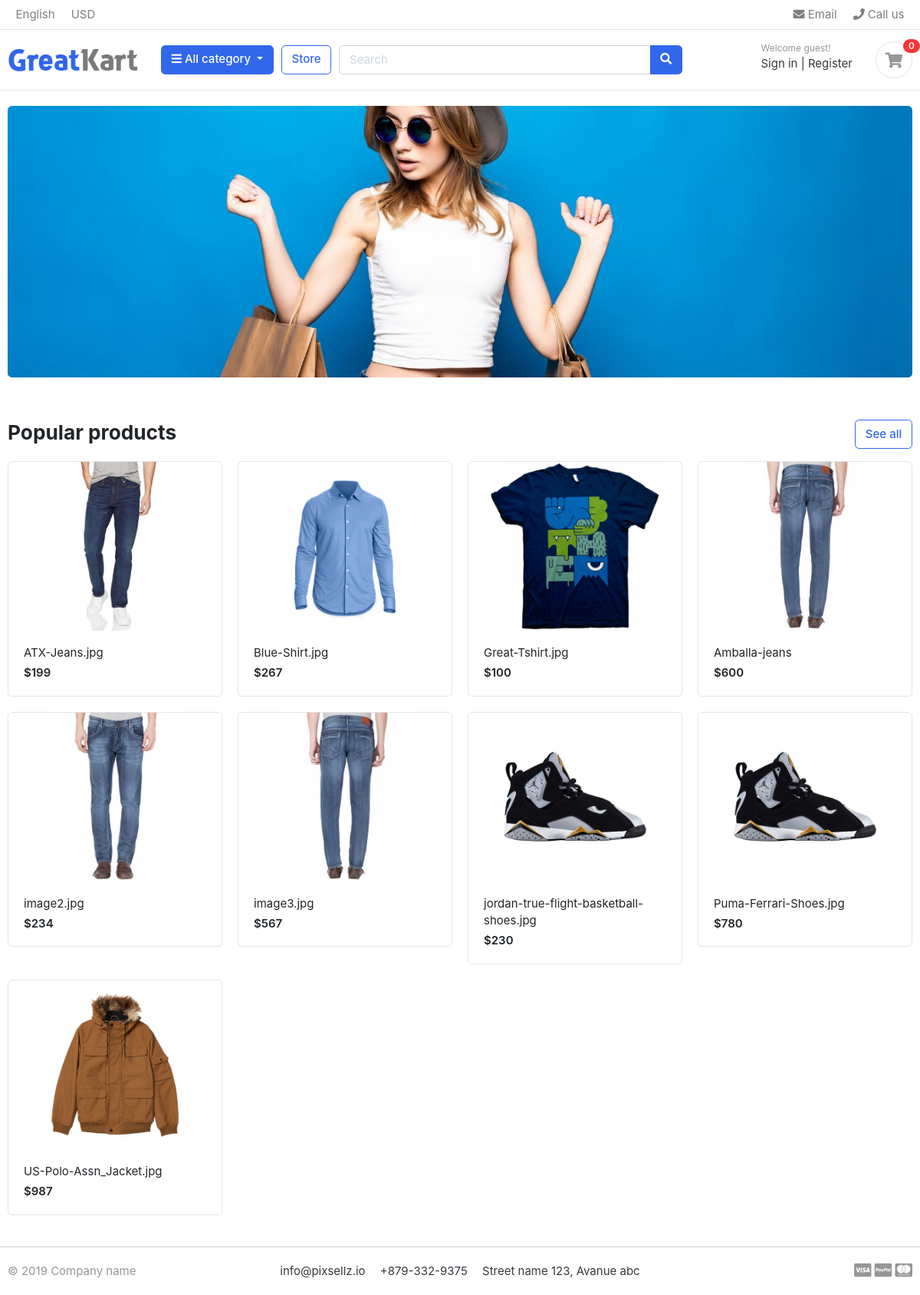
The page / on the database its author committed.
### store/models.py (models this page shows, shortened)
class Product(models.Model):
    product_name = models.CharField(max_length=200, unique=True)
    slug = models.SlugField(max_length=200, unique=True)
    description = models.TextField(blank=True)
    image = models.ImageField(upload_to='photos/products')
    category = models.ForeignKey(Category, on_delete=models.CASCADE)
    stock = models.IntegerField()
    price = models.IntegerField()
    is_avaliable = models.BooleanField()
    created_at = models.DateTimeField(auto_now_add=True)
    updated_at = models.DateTimeField(auto_now=True)

### flickstore/views.py (the view)
# urls.py: 2. Add a URL to urlpatterns:  path('', views.home, name='home')
def home(request):
    products = Product.objects.filter(is_avaliable=True)
    context = {
        'products':products
    }
    return render(request, 'home.html', context=context)

### carts/context_processor.py (called while the page is built)
def cart_counter(request):
    counter = 0
    try:
        cart =Cart.objects.filter(cart_id=_cart_id(request))
        cart_items = CartItem.objects.all().filter(cart=cart[:1])
        for _ in cart_items:
          counter += 1
    except Cart.DoesNotExist:
       counter = {}
    return dict(cart_count=counter)

### carts/views.py (called while the page is built)
def _cart_id(request):
    cart = request.session.session_key
    if not cart:
        print('new session key has been added')
        request.session.create()
    return cart

### category/context_processor.py (called while the page is built)
def all_category(request):
    all_category_links = Category.objects.all()
    return {'all_category_links': all_category_links}

### category/models.py (called while the page is built)
    def get_url(self):
        return reverse('category-link', args=[self.category_name])

### templates/home.html
{% extends 'base.html' %} {% load static %}
{% block content %}
<section class="section-intro padding-y-sm">
  <div class="container">
    <div class="intro-banner-wrap">
      <img
        src='{% static "images/banners/cover.jpg" %}'
        class="img-fluid rounded"
      />
    </div>
  </div>
</section>
<section class="section-name padding-y-sm">
  <div class="container">
    <header class="section-heading">
      <a href="./store.html" class="btn btn-outline-primary float-right"
        >See all</a
      >
      <h3 class="section-title">Popular products</h3>
    </header>
    <div class="row">{% include 'includes/products.html'%}</div>
  </div>
</section>
{% endblock content %}

### templates/includes/product.html
<div class="col-md-3">
		<div class="card card-product-grid">
			<a href="./product-detail.html" class="img-wrap"> <img src='{{product.image.url}}'> </a>
			<figcaption class="info-wrap">
				<a href="./product-detail.html" class="title">{{product.product_name}}</a>
				<div class="price mt-1">${{product.price}}</div>
			</figcaption>
		</div>
</div>

### static/css/ui.css (style rules this page uses)
html { font-family: "Inter", sans-serif; font-size: 15px; }
.img-wrap { text-align: center; display: block; }
.img-wrap img { max-width: 100%; }
.padding-y-sm { padding-top: 20px; padding-bottom: 20px; }
.section-heading { margin-bottom: 20px; margin-top: 15px; }
.section-title { color: #212529; }
[class*=card-product] a.title { color: #212529; display: block; }
[class*=card-product] .img-wrap { overflow: hidden; position: relative; }
[class*=card-product] .img-wrap img { height: 100%; max-width: 100%; width: auto; display: inline-block; -o-object-fit: cover; object-fit: cover; }
.card-product-grid { margin-bottom: 20px; }
.card-product-grid .img-wrap { border-radius: 0.2rem 0.2rem 0 0; height: 220px; }
.card-product-grid .info-wrap { overflow: hidden; padding: 18px 20px; }
.card .img-wrap { overflow: hidden; }
.price { font-weight: 600; color: #212529; }

### rows shown on the page
Product: image (picture), product_name "ATX-Jeans.jpg", price "199"
Product: image (picture), product_name "Blue-Shirt.jpg", price "267"
Product: image (picture), product_name "Great-Tshirt.jpg", price "100"
Product: image (picture), product_name "Amballa-jeans", price "600"
Product: image (picture), product_name "image2.jpg", price "234"
Product: image (picture), product_name "image3.jpg", price "567"
Product: image (picture), product_name "jordan-true-flight-basketball-shoes.jpg", price "230"
Product: image (picture), product_name "Puma-Ferrari-Shoes.jpg", price "780"
Product: image (picture), product_name "US-Polo-Assn_Jacket.jpg", price "987"

### other values the page prints
{{ cart_count }} "0"
